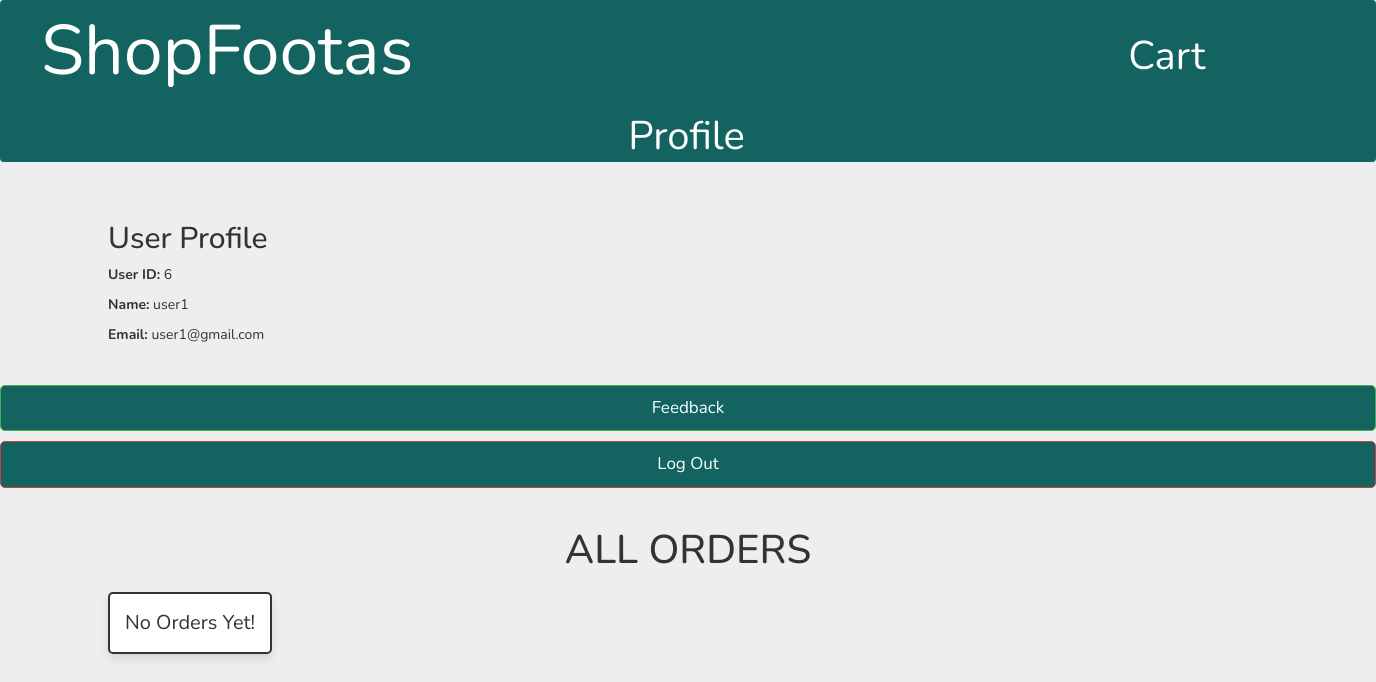
/user/profile.php (signed in), run on the app's committed database.
### tables this page shows
CREATE TABLE `user_info` (
  `user_info_id` int(11) NOT NULL,
  `full_name` varchar(100) NOT NULL,
  `user_name` varchar(55) NOT NULL,
  `pass_word` varchar(255) NOT NULL,
  `e_mail` text NOT NULL,
  `contact_no` varchar(11) NOT NULL,
  `add_ress` text NOT NULL,
  `birth_day` date NOT NULL,
  `user_type` char(1) NOT NULL DEFAULT 'U',
  `user_status` char(1) NOT NULL DEFAULT 'A',
  `date_registered` timestamp NOT NULL DEFAULT current_timestamp()
);

### user/user_profile.php (the view, shortened to what this page needs)
<?php
include '../db.php';
$user_id = $_SESSION['user_info_id'];
try {
$select_profile = $conn->prepare("SELECT * FROM `user_info` WHERE user_info_id = ?");
    $select_profile->bind_param("i", $user_id);
    $select_profile->execute();
    $result = $select_profile->get_result();
    if ($fetch_profile = $result->fetch_assoc()) {
    } else {
        echo "Profile not found.";
    }
} catch (mysqli_sql_exception $e) {
    echo "Error: " . $e->getMessage();
}
?>
<!DOCTYPE html>
<html lang="en">
<head>
   <link rel="stylesheet" href="https://cdnjs.cloudflare.com/ajax/libs/font-awesome/6.1.1/css/all.min.css">
   <link rel="stylesheet" href="../css/style.css">
</head>
<body>
<section class="profile-container">
   <div class="profile-box">
      <h2>User Profile</h2>
      <div class="profile-details">
         <p><strong>User ID:</strong> <?= $fetch_profile['user_info_id']; ?></p>
         <p><strong>Name:</strong> <?= $fetch_profile['full_name']; ?></p>
         <p><strong>Email:</strong> <?= $fetch_profile['e_mail']; ?></p>
      </div>
   </div>
</section>
</body>
</html>

### css/style.css (style rules this page uses)
:root { --main-color:#136461; --light:#e69395; --pink: #dd5153; --black:#333; --white:#fff; --light-color:#666; --light-bg:#eee; --border:.2rem solid var(--black); --box-shadow:0 .5rem 1rem rgba(0,0,0,.1); }
* { font-family: 'Nunito', sans-serif; margin:0; padding:0; box-sizing: border-box; outline: none; border:none; text-decoration: none; }
html { font-size: 62.5%; overflow-x: hidden; }
body { background-color: var(--light-bg); }
section { padding:2rem; max-width: 1200px; margin:0 auto; }

### data on the page
user_info: user_info_id "6", full_name "user1", e_mail "user1@gmail.com"
